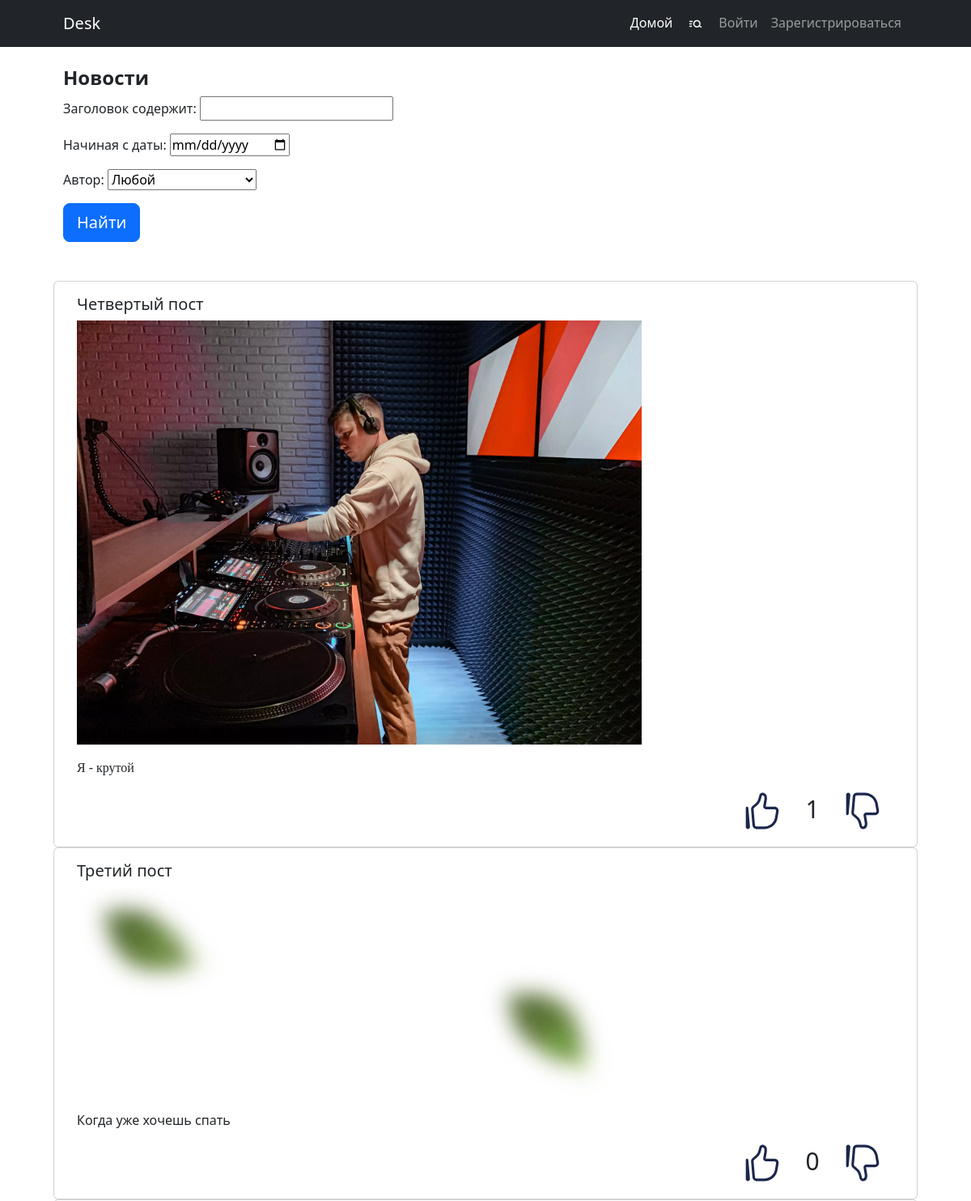
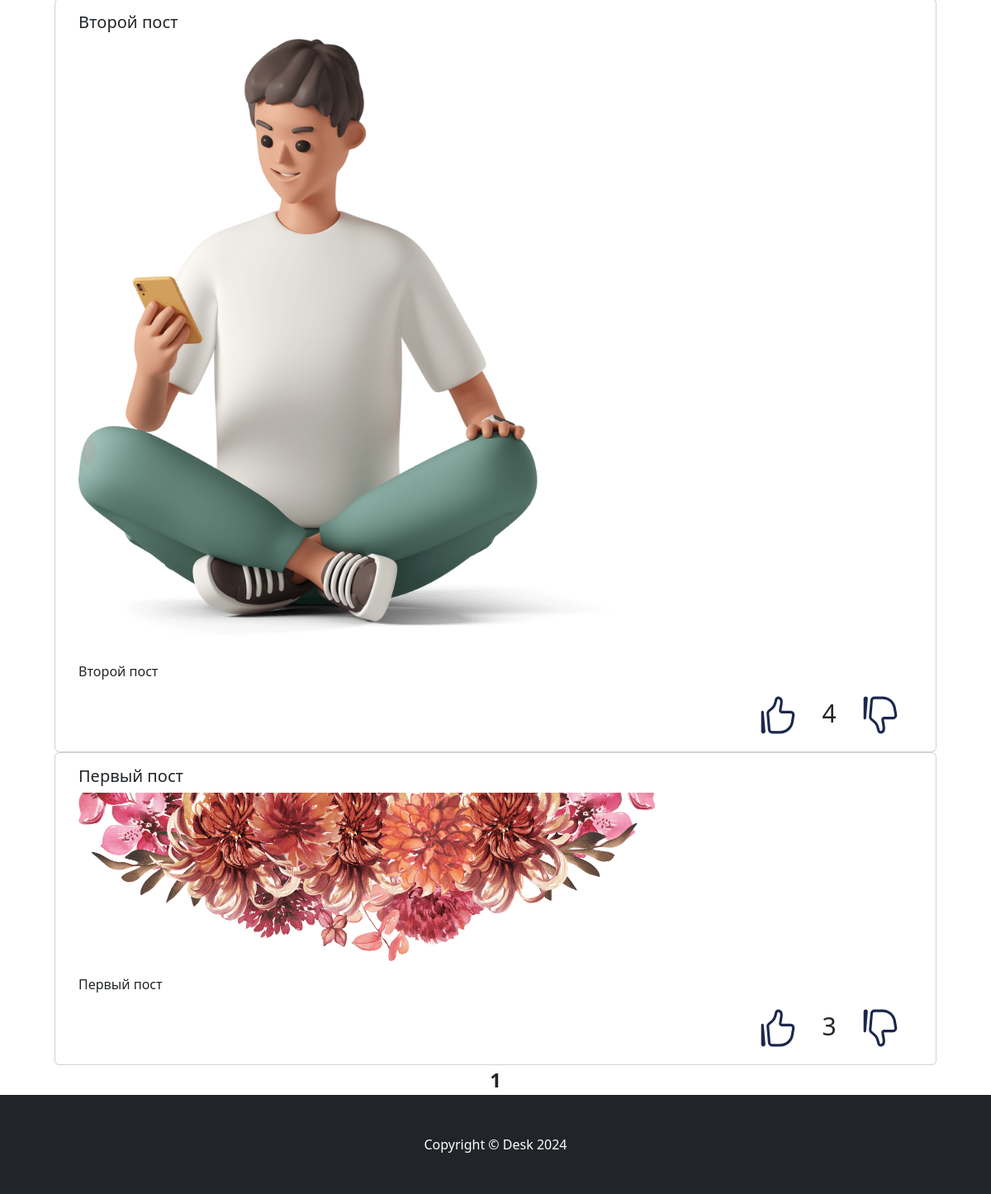
Screenshot of /search with the database file from the repository (2 pictures, top to bottom).
### desk/models.py (models this page shows, shortened)
class Post(models.Model):
    author = models.ForeignKey(User, on_delete=models.CASCADE)
    created_at = models.DateTimeField(auto_now_add=True)
    post_kind = models.CharField(max_length=2, choices=KIND_DICT)
    title = models.CharField(max_length=255)
    content = models.TextField()
    rating = models.IntegerField(default=0)

### desk/views.py (the view)
# urls.py: path('search', PostsListSearch.as_view(), name='search'),
class PostsListSearch(ListView):
    model = Post
    ordering = '-created_at'
    template_name = ('post_filter.html')
    context_object_name = 'posts'
    paginate_by = 10
    def get_queryset(self):
        queryset = super().get_queryset()
        self.filterset = PostFilter(self.request.GET, queryset)
        return self.filterset.qs
    def get_context_data(self, **kwargs):
        context = super().get_context_data(**kwargs)
        context['filterset'] = self.filterset
        context['current_user'] = self.request.user
        context['subscribed'] = get_subscribed()
        return context

### desk/utils.py (called while the page is built)
def get_subscribed():
    subs = Subscription.objects.all()
    users = []
    if len(subs) > 0:
        for sub in subs:
            users.append(sub.user)
    return users

### templates/post_filter.html (shortened to what this page needs)
{% extends 'flatpages/default.html' %}
{% block load %}
    {% load static %}
    {% load custom_filters %}
    <link href="{% static 'css/styles.css' %}" rel="stylesheet" />
{% endblock load %}
{% block content %}
        <section class="pt-4">
            <div class="container px-lg-5">
                <h2 class="fs-4 fw-bold">Новости</h2>
                <form action="" method="get" class="mb-5">
                    {{ filterset.form.as_p }}
                    <input class="btn btn-primary btn-lg" type="submit" value="Найти"/>
                </form>
                <div class="row gx-lg-12">
                       {% if posts %}
                            {% for post in posts %}
                                <div class="card" style="width: 100%;">
                                      <div class="card-body">
                                        <h5 class="card-title">{{ post.title }}</h5>
                                          {{ post.content | safe }}
                                        <div class="btn-group" role="group" style="width: 100%; display: flex; justify-content: space-between">
                                           <div class="btn-group" role="group" style="width: 20%; display: flex; justify-content: space-around">
                                               <a href="{% url 'like' post.pk %}">
                                               </a>
                                               <div class="card-title pr-20" style="font-size: 30px">
                                                   {{ post.rating }}
                                               </div>
                                               <a href="{% url 'dislike' post.pk %}">
                                               </a>
                                           </div>
                                        </div>
                                      </div>
                                </div>
                            {% endfor %}
                       {% else %}
                            <h2>No news</h2>
                       {% endif %}
                </div>
                <div style="text-align: center" class="fs-4 fw-bold">
                    {{ page_obj.number }}
                </div>
            </div>
        </section>
{% endblock content %}

### templates/flatpages/default.html (shortened to what this page needs)
<!DOCTYPE html>
<html lang="en">
    <head>
        {% block load %} {% endblock load %}
    </head>
    <body>
        <nav class="navbar navbar-expand-lg navbar-dark bg-dark">
            <div class="container px-lg-5">
                <a class="navbar-brand" href="/">Desk</a>
                <div class="collapse navbar-collapse" id="navbarSupportedContent">
                    <ul class="navbar-nav ms-auto mb-2 mb-lg-0">
                        <li class="nav-item"><a class="nav-link active" aria-current="page" href="/">Домой</a></li>
                        <li class="nav-item">
                            <a class="nav-link active" aria-current="page" href="{% url 'search' %}">
                            </a>
                        </li>
                        {% if current_user.is_authenticated %}
                            <li class="nav-item"><a class="nav-link" href="logout">Выход</a></li>
                        {% else %}
                            <li class="nav-item"><a class="nav-link" href="signin">Войти</a></li>
                            <li class="nav-item"><a class="nav-link" href="signup">Зарегистрироваться</a></li>
                        {% endif %}
                    </ul>
                </div>
            </div>
        </nav>
        {% block content %}
        {% endblock content %}
        <footer class="py-5 bg-dark">
            <div class="container"><p class="m-0 text-center text-white">Copyright &copy; Desk {% now 'Y' %}</p></div>
        </footer>
    </body>
</html>

### rows the page displays
Post: title "Четвертый пост", content (picture), content "Я - крутой", rating "1"
Post: title "Третий пост", content (picture), content "Когда уже хочешь спать", rating "0"
Post: title "Второй пост", content (picture), content "Второй пост", rating "4"
Post: title "Первый пост", content (picture), content "Первый пост", rating "3"

### other values shown
{{ page_obj.number }} "1"
